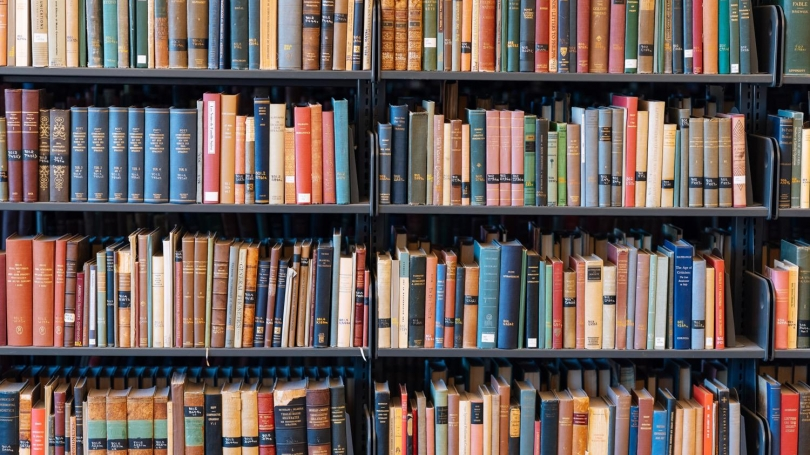
#> input picture background.jpg, 810 x 455 px
$ python remove_background_contour.py
#> lines starting #> are read from the running program, lines starting #| are printed output that depends on the picture; after the words box and inside, x2 and y2 are one past the last pixel; in counts of white or black regions, pixels touching at a corner belong together
from mediapipe.python import solutions
import numpy as np
import cv2


class remove_background_contour :
    def __init__ (self) ->None :
        self.blur        = 21
        self.canny_low   = 15
        self.canny_high  = 150
        self.min_area    = 0.0005
        self.max_area    = 0.95
        self.dilate_iter = 10
        self.erode_iter  = 10

    def set_parameters(self, blur = 21, canny_low = 15, canny_high = 150, min_area = 0.0005, max_area = 0.95, dilate_iter = 10, erode_iter = 10) :
        self.blur        = blur
        self.canny_low   = canny_low
        self.canny_high  = canny_high
        self.min_area    = min_area
        self.max_area    = max_area
        self.dilate_iter = dilate_iter
        self.erode_iter  = erode_iter


    def solution(self, frame, bg_image ):
        height , width, channel = frame.shape
        bg_image = cv2.resize(bg_image, (width, height))

        image_gray = cv2.cvtColor(frame, cv2.COLOR_BGR2GRAY)

        edges = cv2.Canny(image_gray, self.canny_low, self.canny_high)
        # cv2.imshow("e",edges)
        edges = cv2.dilate(edges, None)
        edges = cv2.erode(edges, None)
        # cv2.imshow("nw",edges)

        contour_info = [(c, cv2.contourArea(c),) for c in cv2.findContours(edges, cv2.RETR_LIST, cv2.CHAIN_APPROX_NONE)[0]]


        image_area = frame.shape[0] * frame.shape[1]


        max_area = self.max_area * image_area
        min_area = self.min_area * image_area

        mask = np.zeros(edges.shape, dtype = np.uint8)

        for contour in contour_info:
           if contour[1] > min_area and contour[1] < max_area:
                mask = cv2.fillConvexPoly(mask, contour[0], (255))

        mask = cv2.dilate(mask, None, iterations=self.dilate_iter)
        mask = cv2.erode(mask, None, iterations=self.erode_iter)
        mask = cv2.GaussianBlur(mask, (self.blur, self.blur), 0)

        mask[mask>0] = 255

        mask_inv = cv2.bitwise_not(mask)

        fg_imgae = cv2.bitwise_and(frame, frame, mask= mask)
        bg_image = cv2.bitwise_and(bg_image, bg_image, mask= mask_inv)

        output_image = cv2.add(fg_imgae, bg_image)


        # [8 lines of commented-out code are left out]
        return mask, output_image

    pass

# Parameters

def nothing(x):
    pass

cv2.namedWindow('Output')

cv2.createTrackbar('Blur','Output',0,25, nothing)
cv2.createTrackbar('Min area','Output',0,200, nothing)
cv2.createTrackbar('Max area','Output',0,1000, nothing)
cv2.createTrackbar('Canny low','Output',1,20, nothing)
cv2.createTrackbar('Canny high','Output',100,200, nothing)
cv2.createTrackbar('Dilate iter','Output',1,15, nothing)
cv2.createTrackbar('Erode iter','Output',1,15, nothing)

# initialize video from the webcam
video = cv2.VideoCapture(0)
bg_image =  cv2.imread('background.jpg')
#> bg_image is the input picture: shape (455, 810, 3); mean B, G, R 91.3, 95.4, 109.7
rmbg = remove_background_contour()

while True:
    ret, frame = video.read()
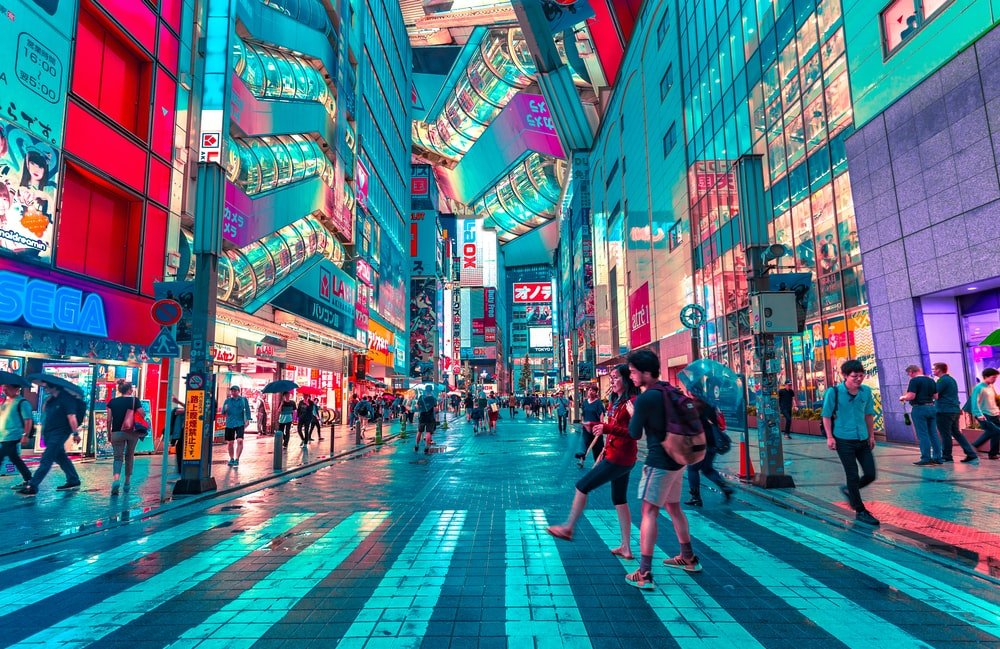
#> input picture images/_.jpg, 1000 x 649 px, given in place of the camera
#> frame is the input picture: shape (649, 1000, 3); mean B, G, R 138.1, 119, 80
    frame = cv2.flip(frame, 1)
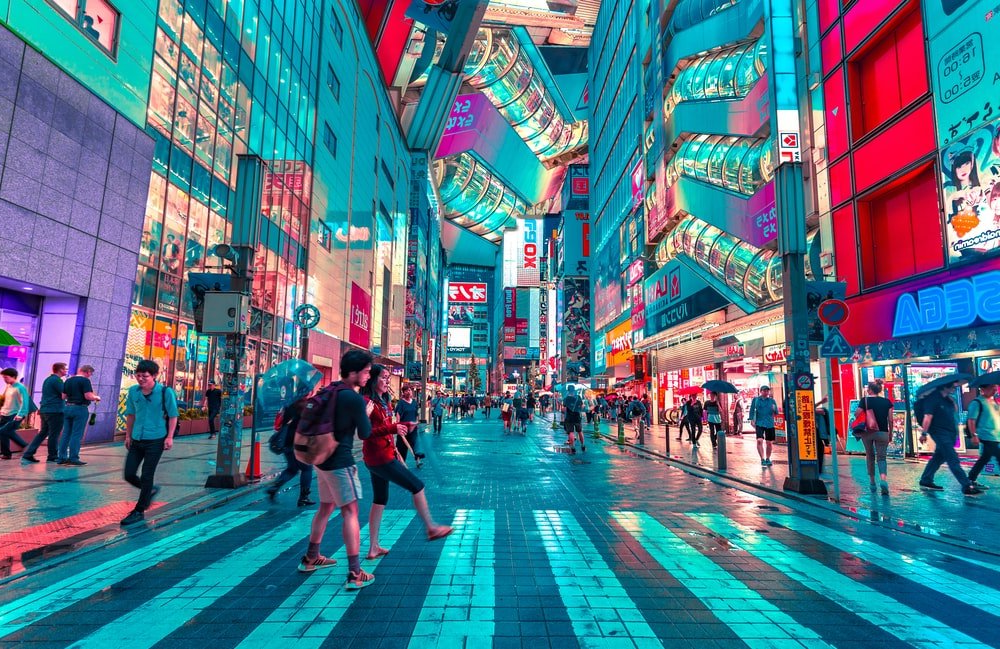
#> frame: shape (649, 1000, 3); mean B, G, R 138.1, 119, 80

    blur        = cv2.getTrackbarPos('Blur','Output') * 2 + 1
    canny_low   = cv2.getTrackbarPos('Canny low','Output')
    canny_high  = cv2.getTrackbarPos('Canny high','Output')
    min_area    = cv2.getTrackbarPos('Min area','Output') / 1000.0
    max_area    = cv2.getTrackbarPos('Max area','Output') / 1000.0
    dilate_iter = cv2.getTrackbarPos('Dilate iter','Output')
    erode_iter  = cv2.getTrackbarPos('Erode iter','Output')

    rmbg.set_parameters(blur,canny_low,canny_high,min_area, max_area, dilate_iter, erode_iter)

    if ret == True:
        mask, output_image = rmbg.solution(frame, bg_image)
#> in solution, `bg_image = cv2.resize(bg_image, (width, height))`:
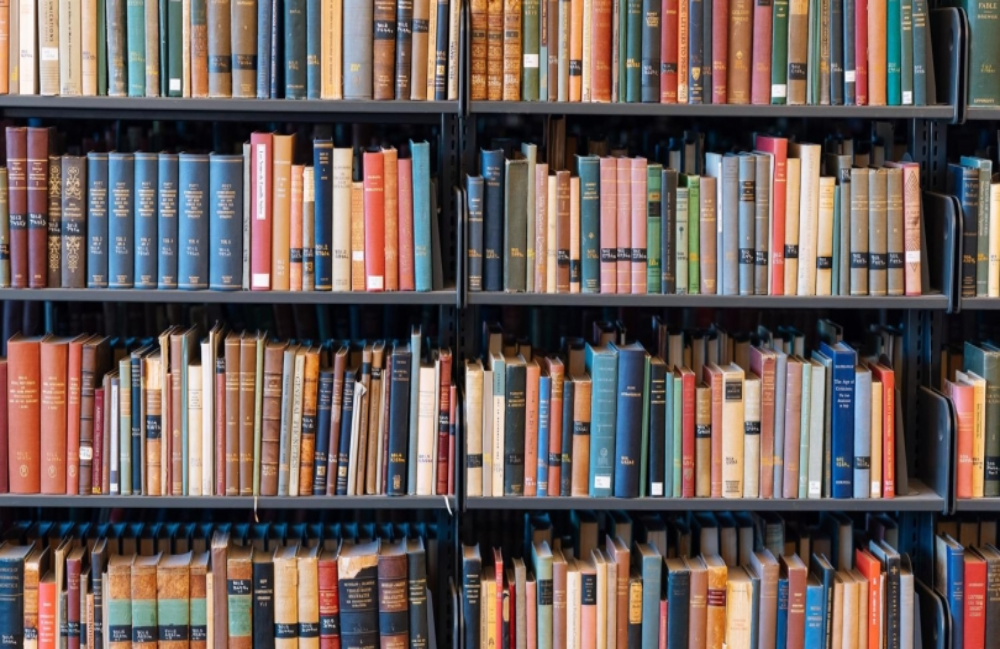
#> bg_image: shape (649, 1000, 3); mean of channels 0, 1, 2 91.2, 95.2, 109.5; drawn as B, G, R
#> in solution, `image_gray = cv2.cvtColor(frame, cv2.COLOR_BGR2GRAY)`:
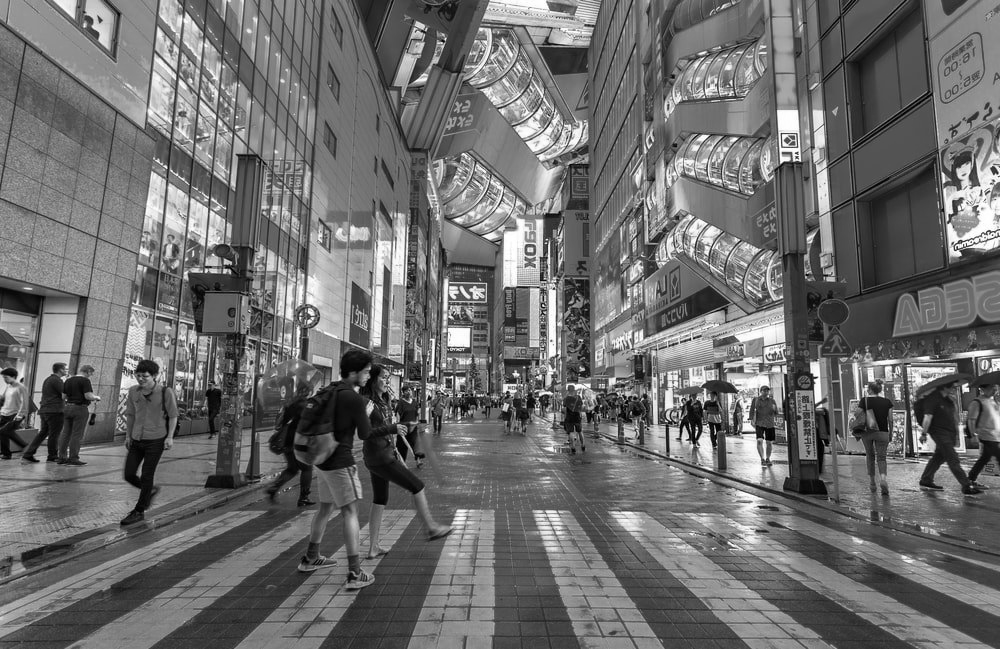
#> image_gray: shape (649, 1000); min 0, max 255, mean 109.5
#> in solution, `edges = cv2.Canny(image_gray, self.canny_low, self.canny_high)`:
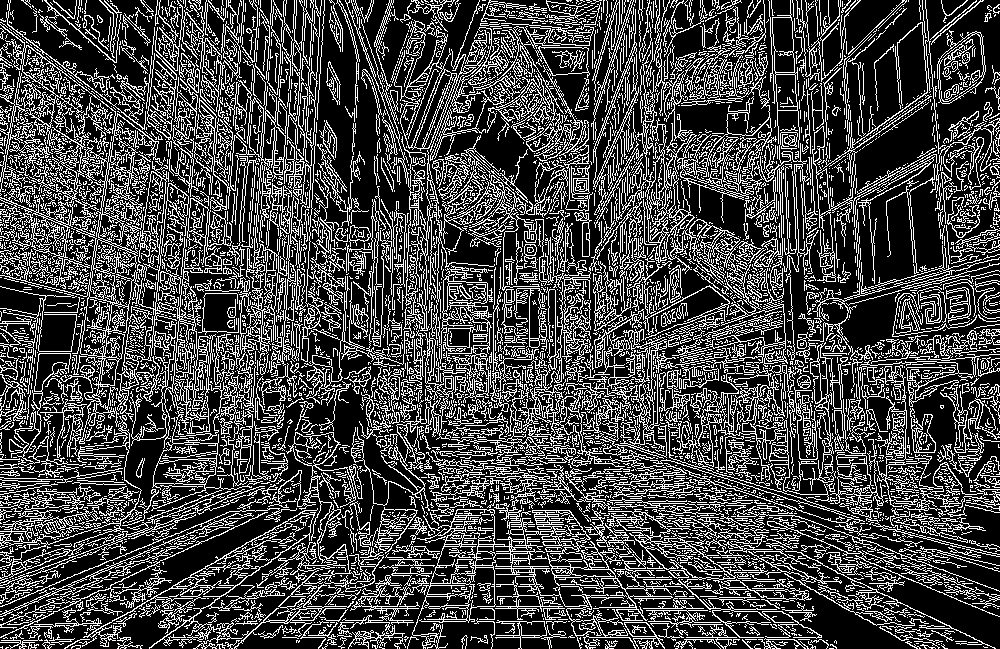
#> edges: shape (649, 1000); 27.5% white in thin lines or dots
#> in solution, `edges = cv2.dilate(edges, None)`:
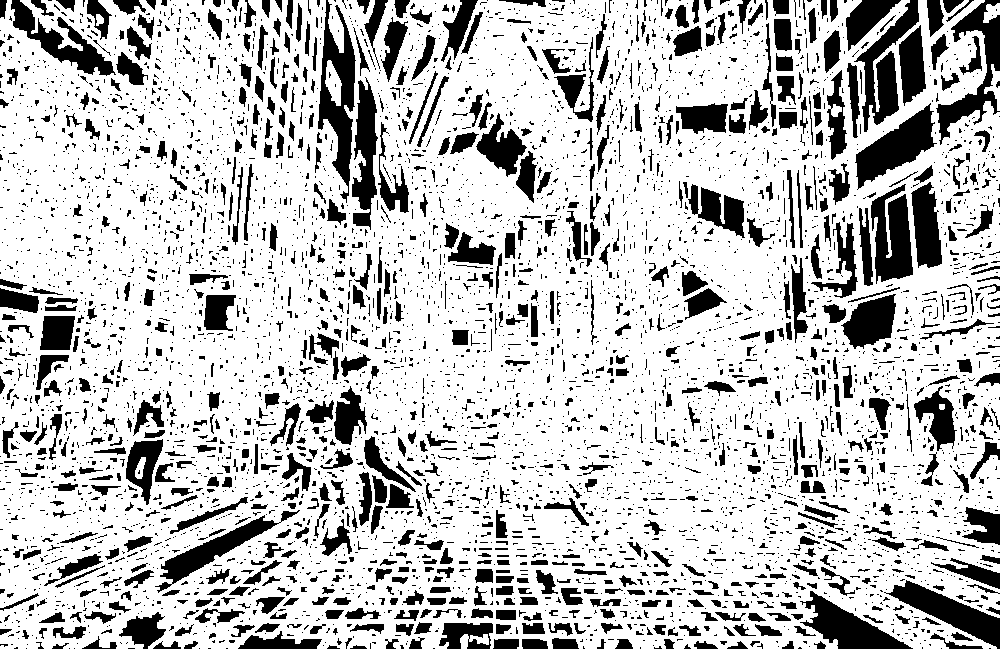
#> edges: shape (649, 1000); 76.3% white; 5574 black regions (4590 under 20 px), largest, box (x1, y1, x2, y2) and area: (318, 0, 356, 203) 3341, (855, 103, 937, 190) 2957, (854, 0, 919, 132) 2854
#> in solution, `edges = cv2.erode(edges, None)`:
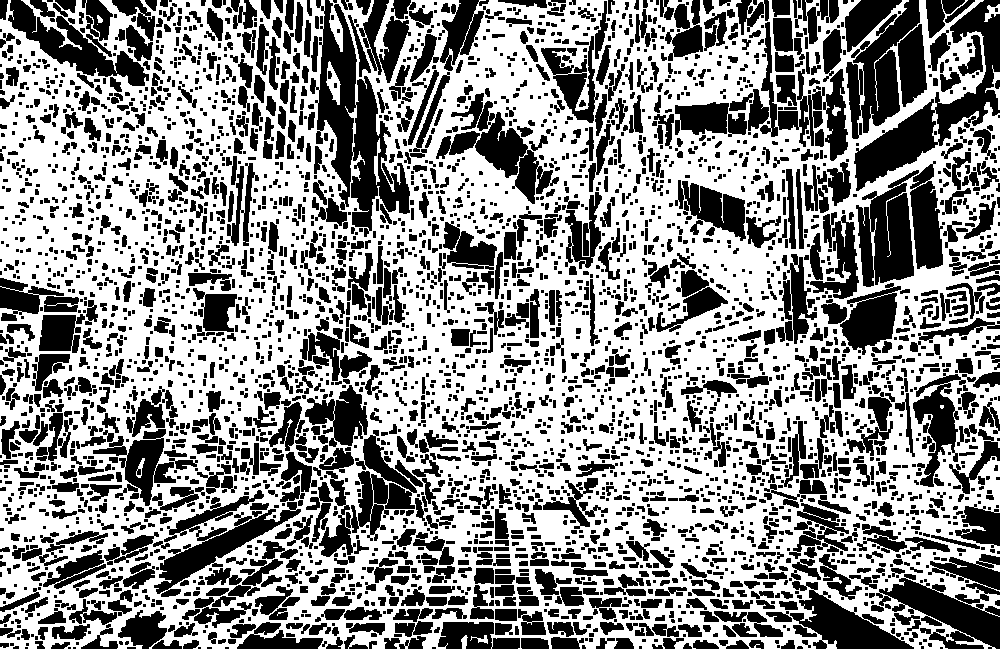
#> edges: shape (649, 1000); 56.5% white; 4025 black regions (2173 under 20 px), largest, box (x1, y1, x2, y2) and area: (310, 0, 410, 237) 8675, (854, 0, 1000, 191) 6969, (876, 554, 1000, 649) 5827
#> in solution, `contour_info = [(c, cv2.contourArea(c),) for c in cv2.findContours(edg..`: contour_info = 4670 items
#> after the loop in solution, `for contour in contour_info:`: mask: shape (649, 1000); every value is 0
#> in solution, `mask_inv = cv2.bitwise_not(mask)`: mask_inv: shape (649, 1000); every value is 255
#> in solution, `fg_imgae = cv2.bitwise_and(frame, frame, mask= mask)`: fg_imgae: shape (649, 1000, 3); every value is 0
        cv2.imshow("Foreground", mask)
        cv2.imshow("Output", output_image)

        if cv2.waitKey(60) & 0xff == ord('q'):
#> (key q is pressed here)
            break
    else:
        break


cv2.destroyAllWindows()
video.release()
